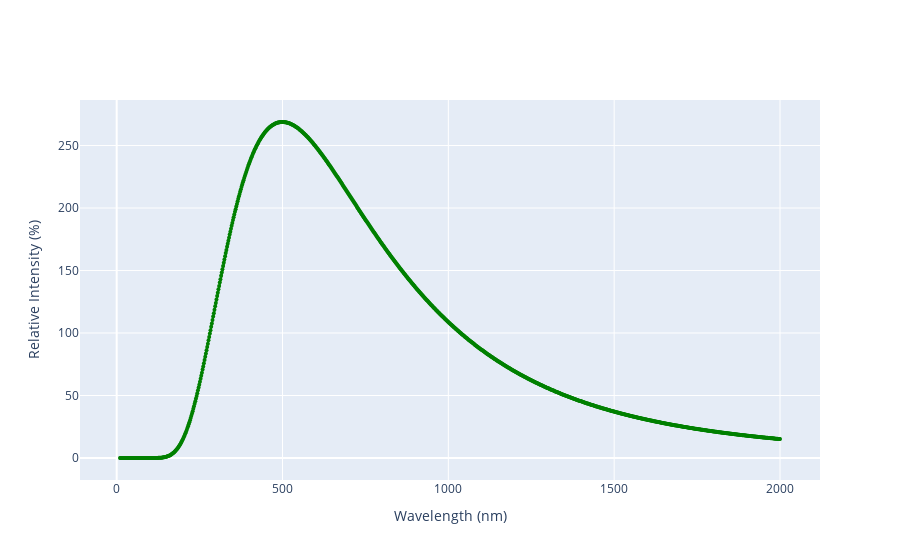

Write notebook code for a chart like this one.
### Markdown cell above
### Distribución de Plank para el cuerpo negro

### Code cell
import math
import scipy

lambdas = np.linspace(10, 2000, 1000).tolist()
Temp = 5800
h = scipy.constants.h
c = scipy.constants.c
k = scipy.constants.k

scala = 10**11
I =[(2*h*c**2/(long_onda/10**9)**5) / (math.exp(h*c/(long_onda/10**9)/k/Temp)-1)/scala for long_onda in lambdas]
fig = go.Figure(data=go.Scatter(x=lambdas, y=I, mode='lines+markers',marker=dict(color='green',symbol='circle', size=4,)))
fig.update_layout(xaxis_title="Wavelength (nm)",yaxis_title="Relative Intensity (%)")
fig.show()

### Figure 1 — Plotly figure (JSON) as saved in the notebook; plotly's stock layout.template omitted (floating-point values rounded to 4 significant figures; data arrays with more than 128 entries replaced by an {"elided": "..."} marker saying what was removed)
{"data": [{"marker": {"color": "green", "size": 4, "symbol": "circle"}, "mode": "lines+markers", "type": "scatter", "x": {"elided": "1000 float values"}, "y": {"elided": "1000 float values"}}], "layout": {"autosize": true, "xaxis": {"autorange": true, "range": [-108.5, 2118.0], "title": {"text": "Wavelength (nm)"}, "type": "linear"}, "yaxis": {"autorange": true, "range": [-20.68, 289.5], "title": {"text": "Relative Intensity (%)"}, "type": "linear"}}}
